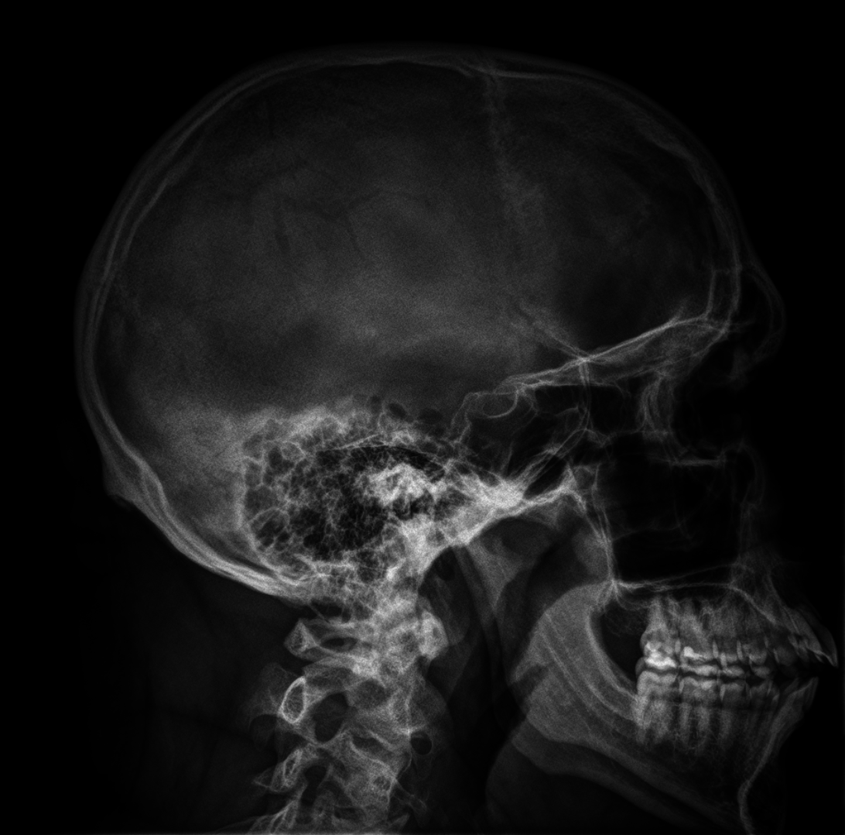
#> input picture zestaw3/ex05/5/czaszka.png, 845 x 835 px, shrunk from 1092 x 1078 before the run
$ python main.py
#> lines starting #> are read from the running program, lines starting #| are printed output that depends on the picture
import cv2
import numpy as np
import matplotlib.pyplot as plt

# Wczytanie obrazu w skali szarości
image = cv2.imread('czaszka.png', cv2.IMREAD_GRAYSCALE)
#> image is the input picture: shape (835, 845); min 0, max 238, mean 24.6

# Funkcja do normalizacji histogramu
def normalize_histogram(hist, num_pixels):
    return hist / num_pixels

# Funkcja do obliczania histogramu skumulowanego
def cumulative_histogram(hist):
    return np.cumsum(hist)

# Wyrównanie histogramu
def equalize_histogram(image):
    equalized = cv2.equalizeHist(image)
    return equalized

# Hiperbolizacja histogramu
def hyperbolize_histogram(image, alpha=-1/3):
    normalized = image / 255.0
    hyperbolized = np.power(normalized, 1 + alpha)
    hyperbolized = np.clip(hyperbolized * 255, 0, 255).astype(np.uint8)
    return hyperbolized

# Obliczenie histogramu
def calculate_histogram(image):
    hist = cv2.calcHist([image], [0], None, [256], [0, 256])
    return hist

# Wyrównanie histogramu
equalized_image = equalize_histogram(image)
#> in equalize_histogram, `equalized = cv2.equalizeHist(image)`:
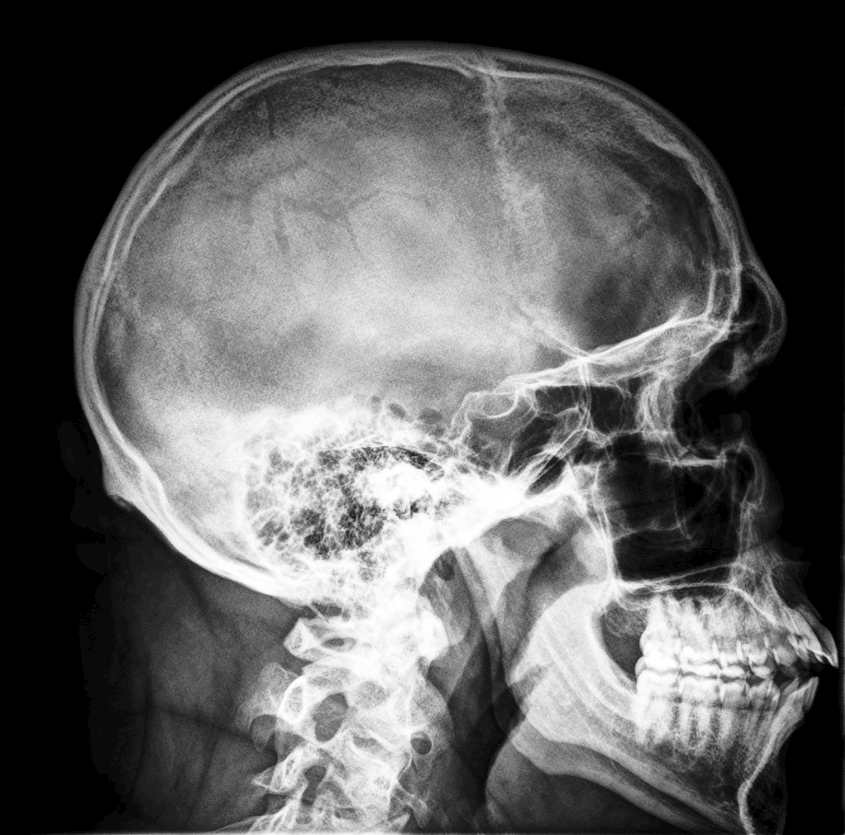
#> equalized: shape (835, 845); min 0, max 255, mean 95.2
equalized_hist = calculate_histogram(equalized_image)
#> in calculate_histogram, `hist = cv2.calcHist([image], [0], None, [256], [0, 256])`: hist = 256 values, max 186866 at index 0, min 0 at index 1, mean 2756.2
#> equalized_hist has the same summary as hist in calculate_histogram

# Hiperbolizacja histogramu
hyperbolized_image = hyperbolize_histogram(image)
#> in hyperbolize_histogram, `hyperbolized = np.power(normalized, 1 + alpha)`:
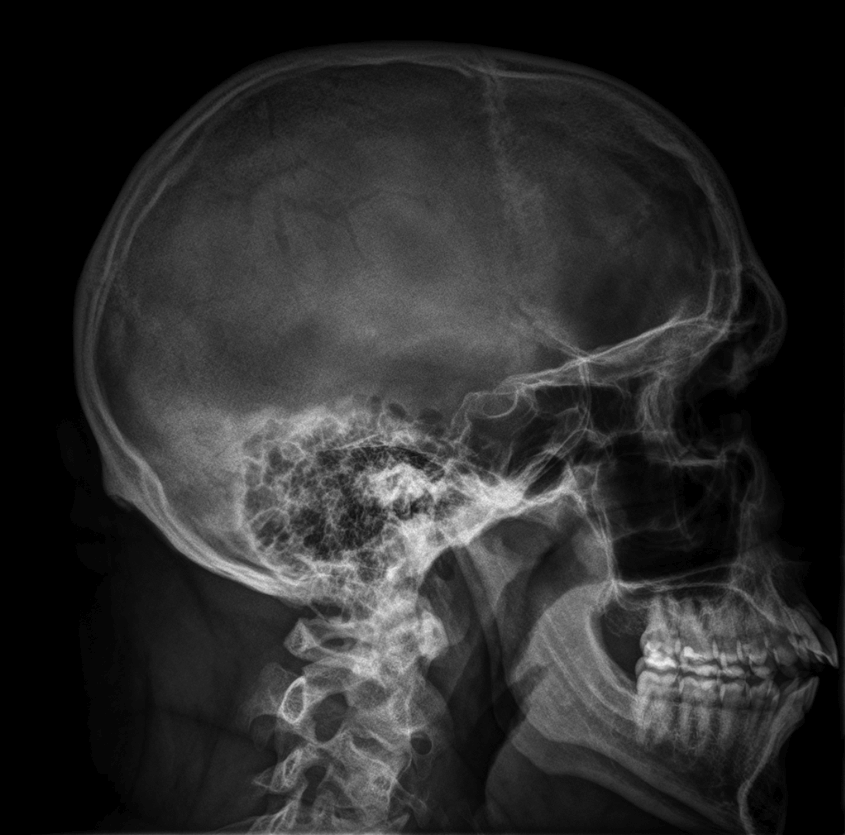
#> hyperbolized: shape (835, 845) float64; min 0, max 0.955, mean 0.172
hyperbolized_hist = calculate_histogram(hyperbolized_image)
#> hyperbolized_hist has the same summary as hist in calculate_histogram

# Histogramy i histogramy skumulowane
original_hist = calculate_histogram(image)
#> original_hist = 256 values, max 186866 at index 0, min 0 at index 231, mean 2756.2
normalized_hist = normalize_histogram(original_hist, image.size)
#> normalized_hist = 256 values, max 0.265 at index 0, min 0 at index 231, mean 0.00391
cumulative_hist = cumulative_histogram(normalized_hist)
#> cumulative_hist = 256 values from 0.265 to 1

# Rysowanie wyników
fig, axs = plt.subplots(3, 3, figsize=(15, 12))

# Oryginalny obraz i histogram
axs[0, 0].imshow(image, cmap='gray')
axs[0, 0].set_title("Oryginalny obraz")
axs[0, 0].axis('off')

axs[0, 1].plot(normalized_hist)
axs[0, 1].set_title("Znormalizowany histogram Hn(g)")

axs[0, 2].plot(cumulative_hist)
axs[0, 2].set_title("Skumulowany histogram Hs(g)")

# Wyrównany obraz i histogram
axs[1, 0].imshow(equalized_image, cmap='gray')
axs[1, 0].set_title("Obraz po wyrównaniu histogramu")
axs[1, 0].axis('off')

axs[1, 1].plot(equalized_hist)
axs[1, 1].set_title("Histogram po wyrównaniu")

axs[1, 2].axis('off')

# Hiperbolizowany obraz i histogram
axs[2, 0].imshow(hyperbolized_image, cmap='gray')
axs[2, 0].set_title("Obraz po hiperbolizacji histogramu")
axs[2, 0].axis('off')

axs[2, 1].plot(hyperbolized_hist)
axs[2, 1].set_title("Histogram po hiperbolizacji")

axs[2, 2].axis('off')

plt.tight_layout()
plt.savefig("all.png")
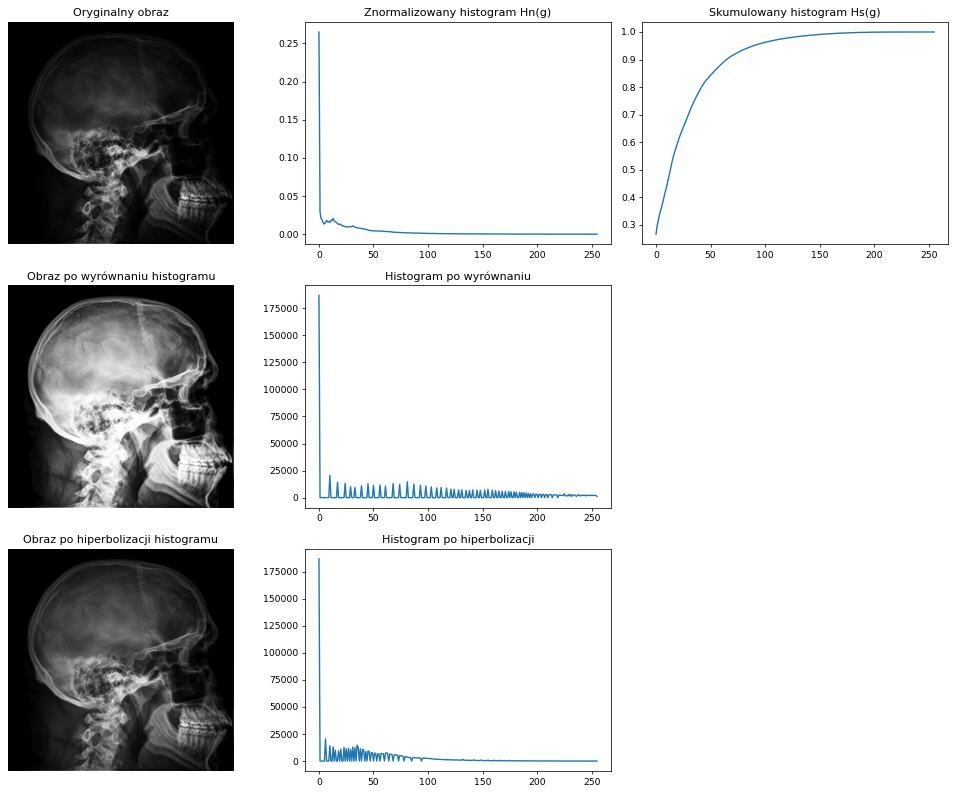
#> figure drawn by matplotlib, 7 panels; panel 2: curve peaks at x = 0, y = 0.265; panel 3: curve peaks at x = 238, y = 1; panel 5: curve peaks at x = 0, y = 186866; panel 7: curve peaks at x = 0, y = 186866
